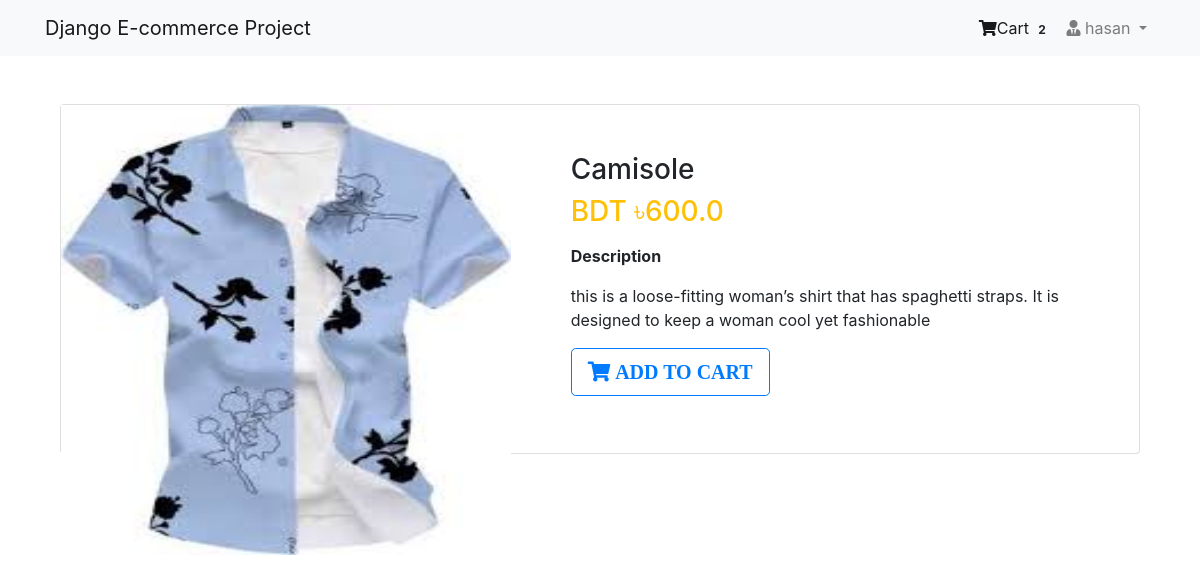
The page /product/3/ (signed in) on the database its author committed.
### app_login/models.py (models this page shows, shortened)
class User(AbstractBaseUser, PermissionsMixin):
    email = models.EmailField(unique=True,null=False)
    is_staff = models.BooleanField(
            ugettext_lazy('staf_status'),
            default=False,
            help_text=ugettext_lazy('Designate whether the user can log in this site ')
    )
    is_active = models.BooleanField(
            ugettext_lazy('active'),
            default=True,
            help_text=ugettext_lazy('Designate whether this user should be treated activ. unselecte this instead deleting account ')
    )
    USERNAME_FIELD = 'email'
    objects = MyUserManager()

class Profile(models.Model):
    user = models.OneToOneField(User,on_delete=models.CASCADE,related_name='profile')
    username = models.CharField(max_length=250, blank=True)
    Full_name = models.CharField(max_length=250,blank=True)
    address_1 = models.TextField(max_length=250,blank=True)
    city = models.CharField(max_length=250,blank=True)
    zipcode = models.CharField(max_length=10,blank=True)
    country = models.CharField(max_length=40,blank=True)
    phone = models.CharField(max_length=20, blank=True)
    date_joined = models.DateTimeField(auto_now_add=True)

### app_order/models.py (models this page shows, shortened)
class Order(models.Model):
    orderitem = models.ManyToManyField(Cart)
    user = models.ForeignKey(settings.AUTH_USER_MODEL,on_delete=models.CASCADE)
    ordered = models.BooleanField(default=False)
    created = models.DateTimeField(auto_now_add=True)
    paymentid = models.CharField(max_length=250,blank=True,null=True)
    orderid = models.CharField(max_length=250,blank=True,null=True)

### app_shop/models.py (models this page shows, shortened)
class Product(models.Model):
    mainimage = models.ImageField(upload_to=True)
    name = models.CharField(max_length=250)
    category = models.ForeignKey(Category,on_delete=models.CASCADE,related_name="category")
    preview_text = models.TextField(max_length=250,verbose_name="Preview Text")
    Detail_text = models.TextField(max_length=1000,verbose_name="Description")
    price= models.FloatField()
    old_Price = models.FloatField(default=0.00)
    created = models.DateTimeField(auto_now_add=True)
    class Meta:
        ordering= ["-created",]

### app_shop/views.py (the view)
# urls.py: path('product/<pk>/',views.ProductDetail.as_view(),name="product-detail"),
class ProductDetail(LoginRequiredMixin,DetailView):
    model = Product
    template_name = "app_shop/product_detail.html"

### app_order/templatetags/cart_tag.py (called while the page is built)
@register.filter
def cart_total(user):
    order = Order.objects.filter(user=user,ordered=False)
    if order.exists():
        return order[0].orderitem.count()
    else:
        return 0

### templates/app_shop/product_detail.html
{% extends 'base.html'%}
{% block body_block %}
<div class="container my-5">
  <div class="card">
    <div class="row">
      <aside class="col-sm-5 border-right">
        <article class="gallery-wrap">
          <div class="img-big-wrap">
            <div>
              <a href="#"><img src="/media/{{object.mainimage}}" alt="" style="width:450px"></a>
            </div>
          </div>
        </article>
      </aside>
      <aside class="col-sm-7">
        <article class="card-body p-5">
          <h3 class="title mp-3">{{object.name}}</h3>
          <p class="price-detail-wrap">
            <span class="price h3 text-warning">
            <span class="currency">BDT &#2547;</span><span class="num">{{object.price}}</span>
          </span></p>
          <dl class="item-property">
            <dt>Description</dt>
            <dd><p>
              {{object.Detail_text|linebreaks}}
            </p></dd>
          </dl>
          <a href="{% url 'app_order:add' pk=object.pk %}" class="btn btn-lg btn-outline-primary text-uppercase"><i class="fa fa-shopping-cart"> Add TO Cart</i></a>
        </article>
      </aside>
    </div>
  </div>
</div>
{% endblock %}

### templates/navber.html (shortened to what this page needs)
{% load cart_tag %}
<nav class="navbar navbar-expand-lg navbar-light bg-light">
<div class="container">
  <a class="navbar-brand" href="#">Django E-commerce Project </a>
  <div class="collapse navbar-collapse" id="navbarSupportedContent">
      <ul class="navbar-nav ml-auto">
        {% if request.user.is_authenticated %}
        <li class="nav-item active">
          <a class="nav-link" href="{% url 'app_order:cart'%}"><i class="fa fa-shopping-cart"> </i>Cart
          <span class="badge badge-light">{{request.user|cart_total}}</span></a>
        </li>
        <li class="nav-item dropdown">
            <a class="nav-link dropdown-toggle" href="#" id="navbarDropdown" role="button" data-toggle="dropdown" aria-haspopup="true" aria-expanded="false">
            <i class="fa fa-user-tie"></i> {{request.user.profile.username}}
            </a>
          </li>
          {% else %}
          <li class="nav-item active">
            <a class="btn btn-primary btn-sm" href="{% url 'app_login:login'%}">Login</a>
          </li>
          {% endif %}
        </ul>
  </div>
</div>
  </nav>

### static/css/main.css (style rules this page uses)
.gallery-wrap .img-big-wrap img { height: 450px; width: auto; display: inline-block; cursor: zoom-in; }

### templates/base.html (style rules this page uses)
.card { height: 350px; }

### rows shown on the page
User: user|cart_total "2", user.profile.username "hasan"
Product: mainimage (picture), name "Camisole", price "600.0", Detail_text "this is a loose-fitting woman’s shirt that has spaghetti straps. It is designed to keep a woman cool yet fashionable"
